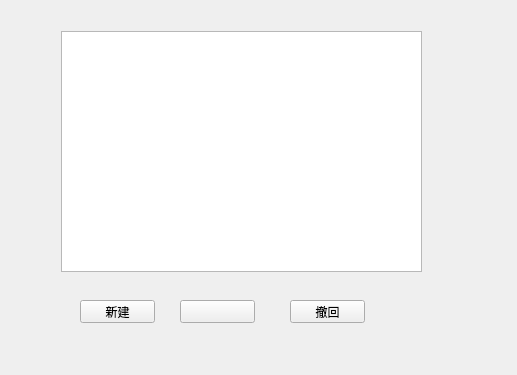
<?xml version="1.0" encoding="UTF-8"?>
<ui version="4.0">
 <class>MsgBackupWindow</class>
 <widget class="QWidget" name="MsgBackupWindow">
  <property name="geometry">
   <rect>
    <x>0</x>
    <y>0</y>
    <width>517</width>
    <height>375</height>
   </rect>
  </property>
  <property name="windowTitle">
   <string>Form</string>
  </property>
  <widget class="QTableView" name="tableView">
   <property name="geometry">
    <rect>
     <x>61</x>
     <y>31</y>
     <width>361</width>
     <height>241</height>
    </rect>
   </property>
  </widget>
  <widget class="QPushButton" name="AddButton">
   <property name="geometry">
    <rect>
     <x>80</x>
     <y>300</y>
     <width>75</width>
     <height>23</height>
    </rect>
   </property>
   <property name="text">
    <string>新建</string>
   </property>
  </widget>
  <widget class="QPushButton" name="RecoverButton">
   <property name="geometry">
    <rect>
     <x>290</x>
     <y>300</y>
     <width>75</width>
     <height>23</height>
    </rect>
   </property>
   <property name="text">
    <string>撤回</string>
   </property>
  </widget>
  <widget class="QPushButton" name="EditButton">
   <property name="geometry">
    <rect>
     <x>180</x>
     <y>300</y>
     <width>75</width>
     <height>23</height>
    </rect>
   </property>
   <property name="text">
    <string/>
   </property>
   <property name="icon">
    <iconset>
     <normaloff>images/sync.ico</normaloff>images/sync.ico</iconset>
   </property>
  </widget>
 </widget>
 <resources/>
 <connections/>
</ui>
